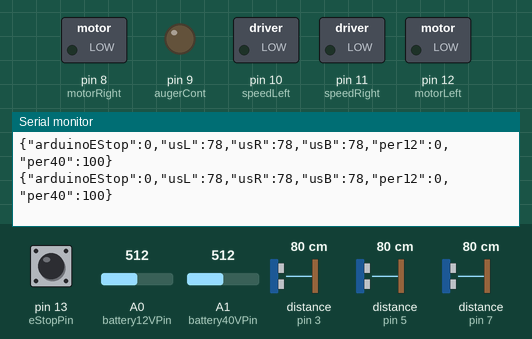
The sketch below on a simulated Arduino Uno, built with avr-gcc and run on an emulated ATmega328P. On the bench: switched loads named in the sketch (green lamp = pin HIGH), output pins drawn as LEDs (lit = HIGH), the last lines printed to the serial monitor. Wiring (inferred from the names in the program): 3 × ultrasonic range finder: trigger pin 2, echo pin 3 / trigger pin 4, echo pin 5 / trigger pin 6, echo pin 7. The inputs (shaded band) are chosen by the test bench; at power-on: A0 (battery12VPin) = 512, A1 (battery40VPin) = 512, pin 13 (eStopPin) HIGH, distance to the obstacle (sensors on pin 3, pin 5, pin 7) 80 cm. The echo pulse lasts 58.3 µs per cm; pins used as bus, display or sensor lines are not drawn.

Above: at 10.2 s.
10.3 s: A0 (battery12VPin) set to 689
At 10.58 s:
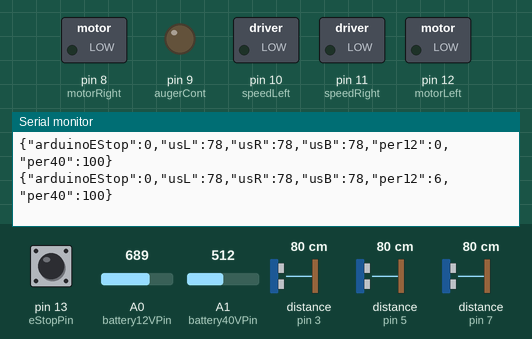
11.8 s: A0 (battery12VPin) set to 710
At 11.91 s:
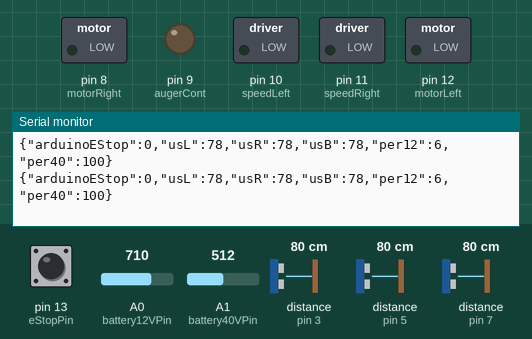
14.8 s: A1 (battery40VPin) set to 419
At 14.8 s:
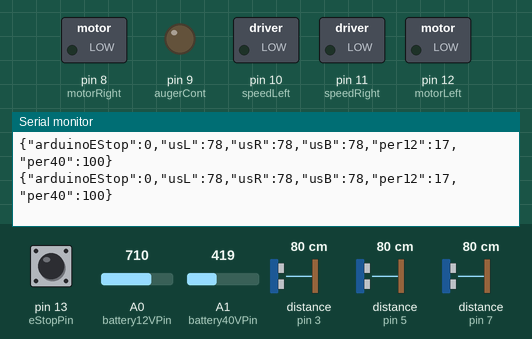
17.8 s: A1 (battery40VPin) set to 396
At 18.13 s:
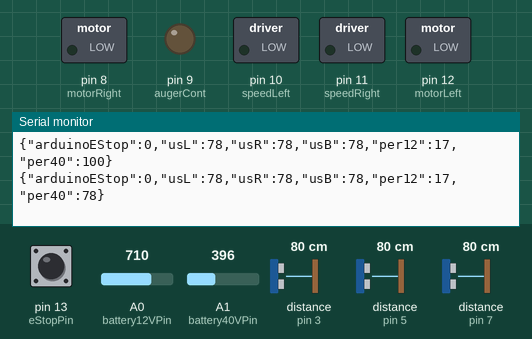
Timing chart, 0 to 20.8 s (numbered marks = the images above; inputs shaded):
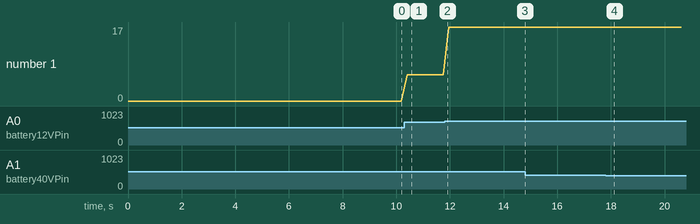

Measured:
- after the input at 10.3 s, the serial monitor: prints a new line after 0.12 s (image 1)
- after the input at 17.8 s, the serial monitor: prints a new line after 0.17 s (image 4)
- plotted number 1: 0 → 6 after the input at 10.3 s, 6 → 17 after the input at 11.8 s

The sketch:

ArduinoScript.ino
```cpp
//Setting the values for serial communication
const int serialBaudRate = 9600;
const int eStopPin = 13;

//Setting the values for the battery monitor pins
const int battery12VPin = A0;
const int battery40VPin = A1;
const float voltageReference = 5.0; // Arduino ADC reference (5V for most boards)
const int adcMax = 1023;            // 10-bit ADC resolution
const double nom40V = 40;
const double cut40V = 33;
const double res40Vtop = 91180;
const double res40Vbot = 4823.5;
const double nom12V = 12.8;
const double cut12V = 10;
const double res12Vtop = 40398;
const double res12Vbot = 20003;
const double divRatio40V = res40Vbot / (res40Vtop + res40Vbot);
const double divRatio12V = res12Vbot / (res12Vtop + res12Vbot);

// Motor and auger control pins
const int motorLeft = 12;
const int motorRight = 8;
const int speedLeft = 10;
const int speedRight = 11;
const int augerCont = 9;

//
int baseSpeed = 150;

// Commands
const String forward = "Forward";
const String backward = "Backward";
const String leftTurn = "Left";
const String rightTurn = "Right";
const String allStop = "Stop";
const String augerStart = "GoAug";
const String augerStop = "CeaseAug";
const String recEStop = "JetEStop";
const String sendEStop = "ArdEStop";
const String recClear = "JetAllClear";
const String sendClear = "ArdAllClear";
const int refreshRate = 200;

// Ultrasonic sensor pins
const int trigLeft = 6;
const int echoLeft = 7;
const int trigRight = 2;
const int echoRight = 3;
const int trigRear = 4;
const int echoRear = 5;
int rSpeedMax = 255;
int lSpeedMax = 255;
int rSpeed = rSpeedMax;
int lSpeed = lSpeedMax;
float rspeedMultiplier = 1;
float lspeedMultiplier = 1;

// Flags
const bool takeSonicData = true;
const bool listenForCommands = true;
bool arduinoEStopActive = false;
bool jetsonEStopActive = false;

void setup() {
    Serial.begin(serialBaudRate);
    pinMode(eStopPin, INPUT_PULLUP);
    pinMode(motorLeft, OUTPUT);
    pinMode(motorRight, OUTPUT);
    pinMode(speedLeft, OUTPUT);
    pinMode(speedRight, OUTPUT);
    pinMode(augerCont, OUTPUT);
    pinMode(trigLeft, OUTPUT);
    pinMode(echoLeft, INPUT);
    pinMode(trigRight, OUTPUT);
    pinMode(echoRight, INPUT);
    pinMode(trigRear, OUTPUT);
    pinMode(echoRear, INPUT);
}

long readUltrasonic(int trigPin, int echoPin) {
    digitalWrite(trigPin, LOW);
    delayMicroseconds(2);
    digitalWrite(trigPin, HIGH);
    delayMicroseconds(10);
    digitalWrite(trigPin, LOW);
    long duration = pulseIn(echoPin, HIGH);
    long distance = duration * 0.034 / 2;
    return distance;
}

void sendUltrasonic(String &json) {
    String distLeft = String(readUltrasonic(trigLeft, echoLeft));
    String distRight = String(readUltrasonic(trigRight, echoRight));
    String distRear = String(readUltrasonic(trigRear, echoRear));
    json += "\"usL\":" + distLeft + ",";
    json += "\"usR\":" + distRight + ",";
    json += "\"usB\":" + distRear + ",";
}

void eStopActive(){
    analogWrite(speedLeft, 0);
    analogWrite(speedRight, 0);
    digitalWrite(motorLeft, LOW);
    digitalWrite(motorRight, LOW);
    digitalWrite(augerCont, LOW);
}

void checkBattLevels(String &json) {
    int raw12V = analogRead(battery12VPin);
    int raw40V = analogRead(battery40VPin);
    float voltage12V = (raw12V / (float)adcMax) * voltageReference;
    float voltage40V = (raw40V / (float)adcMax) * voltageReference;
    float actual12V = voltage12V / divRatio12V;
    float actual40V = voltage40V / divRatio40V;
    int per12V = (int)(100 * (actual12V - cut12V) / (nom12V - cut12V));
    int per40V = (int)(100 * (actual40V - cut40V) / (nom40V - cut40V));
    per12V = constrain(per12V, 0, 100);
    per40V = constrain(per40V, 0, 100);
    json += "\"per12\":" + String(per12V) + ",";
    json += "\"per40\":" + String(per40V);
}

void listenSerial() {
    if (Serial.available() > 0) {
        String command = Serial.readStringUntil('\n');

        // Always handle Jetson E-Stop and All Clear
        if (command == recEStop){
            jetsonEStopActive = true;
            eStopActive();
            return;
        }
        else if (command == recClear){
            jetsonEStopActive = false;
            return;
        }

        // Ignore other commands if Arduino E-stop is active
        if (arduinoEStopActive || jetsonEStopActive) return;

        if (command == forward) {
            digitalWrite(motorLeft, HIGH);
            digitalWrite(motorRight, LOW);
            analogWrite(speedLeft, lSpeed);
            analogWrite(speedRight, rSpeed);
        }
        else if (command == allStop) {
            digitalWrite(motorLeft, LOW);
            digitalWrite(motorRight, LOW);
            analogWrite(speedLeft, 0);
            analogWrite(speedRight, 0);
        }
        else if (command == rightTurn) {
            digitalWrite(motorLeft, LOW);
            digitalWrite(motorRight, LOW);
            analogWrite(speedLeft, lSpeed);
            analogWrite(speedRight, rSpeed);
        }
        else if (command == leftTurn) {
            digitalWrite(motorLeft, HIGH);
            digitalWrite(motorRight, HIGH);
            analogWrite(speedLeft, lSpeed);
            analogWrite(speedRight, rSpeed);
        }
        else if (command == backward) {
            digitalWrite(motorLeft, LOW);
            digitalWrite(motorRight, HIGH);
            analogWrite(speedLeft, lSpeed);
            analogWrite(speedRight, rSpeed);
        }
        else if (command == augerStart) {
            digitalWrite(augerCont, HIGH);
        }
        else if (command == augerStop) {
            digitalWrite(augerCont, LOW);
        }
        else if (command == "25") {
            rSpeed = rSpeedMax * 0.25 * rspeedMultiplier;
            lSpeed = lSpeedMax * 0.25 * lspeedMultiplier;
            baseSpeed = rSpeed;
        }
        else if (command == "50") {
            rSpeed = rSpeedMax * 0.50 * rspeedMultiplier;
            lSpeed = lSpeedMax * 0.50 * lspeedMultiplier;
            baseSpeed = rSpeed;
        }
        else if (command == "75") {
            rSpeed = rSpeedMax * 0.75 * rspeedMultiplier;
            lSpeed = lSpeedMax * 0.75 * lspeedMultiplier;
            baseSpeed = rSpeed;
        }
        else if (command == "100") {
            rSpeed = rSpeedMax * 1 * rspeedMultiplier;
            lSpeed = lSpeedMax * 1 * lspeedMultiplier;
            baseSpeed = rSpeed;
        }
    }
}

void checkArduinoEStop(String &json) {
    if(digitalRead(eStopPin) == LOW) {
        arduinoEStopActive = true;
        eStopActive();
        json += "\"arduinoEStop\":1,";
    } else {
        arduinoEStopActive = false;
        json += "\"arduinoEStop\":0,";
    }
}

void loop() {
    String json = "{";
    checkArduinoEStop(json);
    sendUltrasonic(json);
    checkBattLevels(json);
    listenSerial();
    json += "}";
    Serial.println(json);
    delay(refreshRate);
}
```
